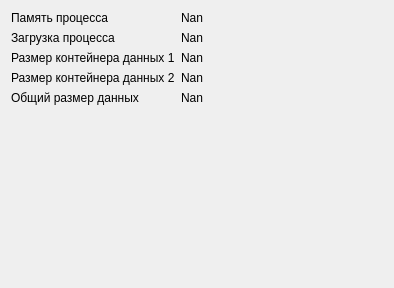
<?xml version="1.0" encoding="UTF-8"?>
<ui version="4.0">
 <class>ResoursesView</class>
 <widget class="QDialog" name="ResoursesView">
  <property name="geometry">
   <rect>
    <x>0</x>
    <y>0</y>
    <width>394</width>
    <height>288</height>
   </rect>
  </property>
  <property name="windowTitle">
   <string>Dialog</string>
  </property>
  <layout class="QFormLayout" name="formLayout_2">
   <item row="0" column="0" colspan="2">
    <layout class="QFormLayout" name="formLayout">
     <item row="0" column="0">
      <widget class="QLabel" name="label">
       <property name="text">
        <string>Память процесса</string>
       </property>
      </widget>
     </item>
     <item row="0" column="1">
      <widget class="QLabel" name="label_21">
       <property name="text">
        <string>Nan</string>
       </property>
      </widget>
     </item>
     <item row="1" column="0">
      <widget class="QLabel" name="label_2">
       <property name="text">
        <string>Загрузка процесса</string>
       </property>
      </widget>
     </item>
     <item row="1" column="1">
      <widget class="QLabel" name="label_22">
       <property name="text">
        <string>Nan</string>
       </property>
      </widget>
     </item>
     <item row="2" column="0">
      <widget class="QLabel" name="label_3">
       <property name="text">
        <string>Размер контейнера данных 1</string>
       </property>
      </widget>
     </item>
     <item row="2" column="1">
      <widget class="QLabel" name="label_23">
       <property name="text">
        <string>Nan</string>
       </property>
      </widget>
     </item>
     <item row="3" column="0">
      <widget class="QLabel" name="label_8">
       <property name="text">
        <string>Размер контейнера данных 2</string>
       </property>
      </widget>
     </item>
     <item row="3" column="1">
      <widget class="QLabel" name="label_24">
       <property name="text">
        <string>Nan</string>
       </property>
      </widget>
     </item>
     <item row="4" column="0">
      <widget class="QLabel" name="label_5">
       <property name="text">
        <string>Общий размер данных</string>
       </property>
      </widget>
     </item>
     <item row="4" column="1">
      <widget class="QLabel" name="label_25">
       <property name="text">
        <string>Nan</string>
       </property>
      </widget>
     </item>
    </layout>
   </item>
  </layout>
 </widget>
 <resources/>
 <connections/>
</ui>
